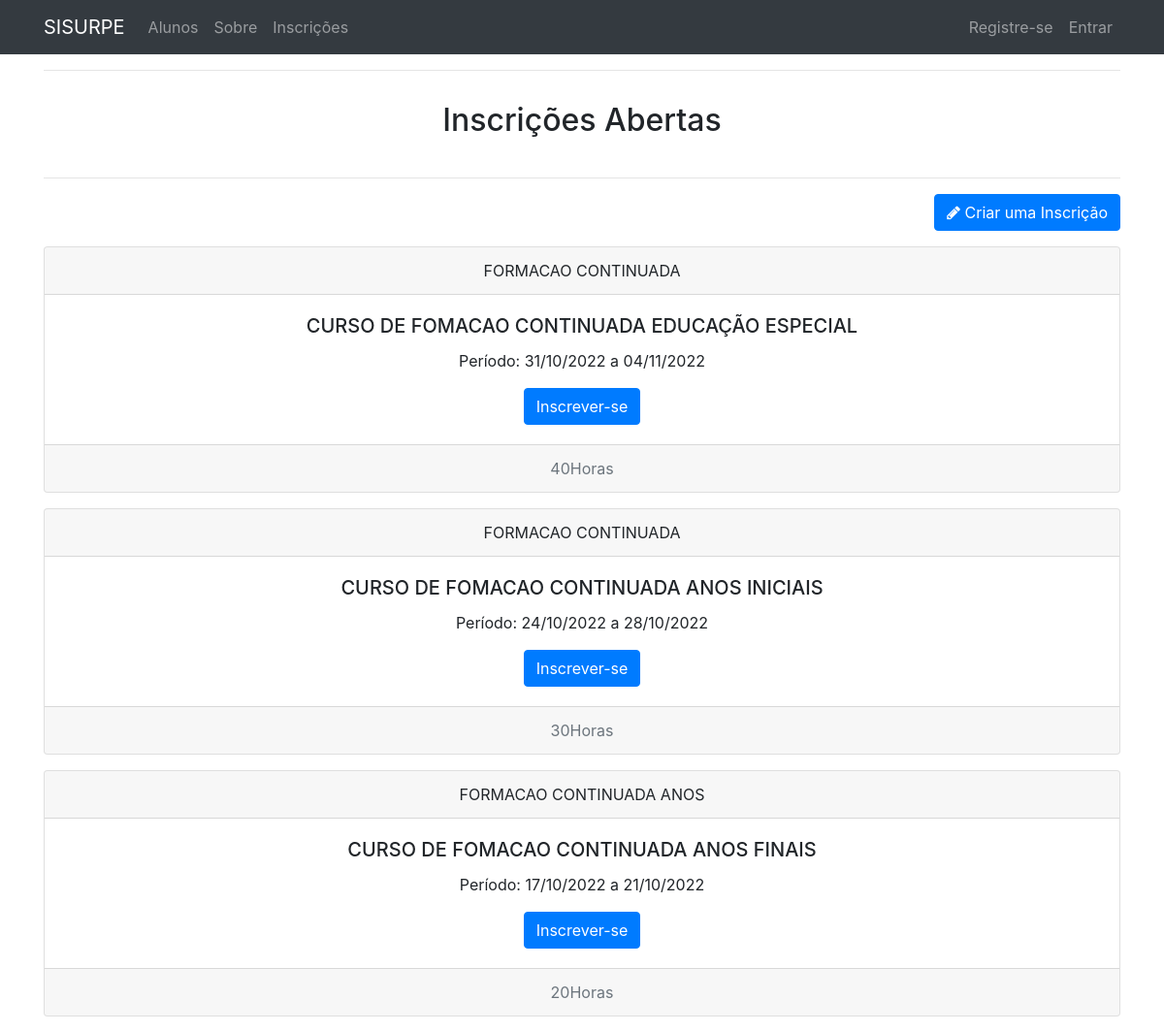
Screenshot of /inscricoes/index with the database file from the repository.
### tables this page shows
CREATE TABLE `inscricoes` (
  `id` int(11) NOT NULL,
  `nome_curso` varchar(255) NOT NULL,
  `descricao` varchar(255) NOT NULL,
  `carga_horaria` int(11) NOT NULL,
  `data_inicio` date DEFAULT NULL,
  `data_termino` date DEFAULT NULL,
  `numero_certificado` int(11) DEFAULT NULL,
  `livro` varchar(255) DEFAULT NULL,
  `folha` varchar(255) DEFAULT NULL,
  `fase` char(2) NOT NULL DEFAULT 'A'
);

### app/controllers/Inscricoes.php (called while the page is built, shortened)
<?php
    class Inscricoes extends Controller{
         public function __construct(){
          $this->inscricaoModel = $this->model('Inscricoe');
          $this->inscritoModel = $this->model('Inscrito');
        }
        public function index(){
                $data = [
                'title' => 'Inscrições Abertas',
                'description'=> 'Inscrições Abertas',
                'inscricoes' => $this->inscricaoModel->getInscricoesAberto()
            ];
            $this->view('inscricoes/index', $data);
        }
}

### app/libraries/Core.php (called while the page is built, shortened)
<?php
 Class Core {
     protected $currentMethod = 'index';
     public function __construct(){
         $url = $this->getUrl();
         if(file_exists('../app/controllers/' . ucwords($url[0]). '.php')){
            unset($url[0]);
         }
         $this->currentController = new $this->currentController;
         if(isset($url[1])){
           if(method_exists($this->currentController, $url[1])){
             $this->currentMethod = $url[1];
             unset($url[1]);
           }
         }
         $this->params = $url ? array_values($url) :[];
         call_user_func_array([$this->currentController, $this->currentMethod], $this->params);
     }
     public function getUrl(){
        if(isset($_GET['url'])){
          $url = rtrim($_GET['url'], '/');
          $url = filter_var($url, FILTER_SANITIZE_URL);
          $url = explode('/', $url);
          return $url;
        }
     }
 }

### public/index.php (called while the page is built, shortened)
<?php
     $init = new Core;

### app/libraries/Database.php (called while the page is built, shortened)
<?php
 class Database {
    protected $user = DB_USER;
    protected $pass = DB_PASS;
    protected $dbh;
    protected $stmt;
    public function __construct() {
        $options = array(
            PDO::ATTR_PERSISTENT => true,
            PDO::ATTR_ERRMODE => PDO::ERRMODE_EXCEPTION
        );
        try{
            $this->dbh = new PDO($this->$dsn, $this->user, $this->pass, $options);
            $this->dbh->exec('SET NAMES "utf8"');
        } catch(PDOException $e){
            $this->error = $e->getMessage();
            echo $this->error;
        }
    }
    public function query($sql) {
        $this->stmt = $this->dbh->prepare($sql);
    }
     public function bind($param, $value, $type = null) {
        if(is_null($type)){
            switch(true){
                case is_int($value):
                    $type = PDO::PARAM_INT;
                    break;
                case is_null($value):
                    $type = PDO::PARAM_NULL;
                    break;
            }
        }
        $this->stmt->bindValue($param, $value, $type);
    }
    public function execute(){
        if($this->stmt->execute()){
            return true;
        } else {
            return false;
        }
    }
    public function resultSet(){
        $this->execute();
        return $this->stmt->fetchAll(PDO::FETCH_OBJ);
    }
    public function single(){
        $this->execute();
        return $this->stmt->fetch(PDO::FETCH_OBJ);
    }
    public function rowCount(){
        return $this->stmt->rowCount();
    }
}

### app/models/Inscricoe.php (called while the page is built, shortened)
<?php
  class Inscricoe {
    private $db;
    public function __construct(){
        $this->db = new Database;
    }
    public function getInscricoesAberto(){
      $this->db->query("SELECT * FROM inscricoes WHERE fase = 'A' ORDER BY data_inicio DESC");
      $result = $this->db->resultSet();
      if($this->db->rowCount() > 0){
          return $result;
      } else {
          return false;
      }
  }
}

### app/helpers/functions.php (called while the page is built, shortened)
<?php
function formatadata($data){
  $result = date('d/m/Y', strtotime($data));
  return $result;
}
?>

### app/models/Inscrito.php (called while the page is built, shortened)
<?php
  class Inscrito {
    private $db;
    public function __construct(){
        $this->db = new Database;
    }
    public function estaInscrito($inscricoes_id,$user_id){
      $this->db->query('
                        SELECT
                          *
                        FROM
                          inscritos
                        WHERE
                          inscricoes_id = :inscricoes_id
                        AND
                          user_id = :user_id
                      ');
        $this->db->bind(':inscricoes_id',$inscricoes_id);
        $this->db->bind(':user_id',$user_id);
       $row = $this->db->single();
        if($this->db->rowCount() > 0){
            return true;
        } else {
            return false;
        }
    }
  }

### app/views/inscricoes/index.php (the view, shortened to what this page needs)
<?php require APPROOT . '/views/inc/header.php'; ?>
<hr>
<div class="p-3 text-center">
  <h2><?php echo $data['title'];?></h2>
</div>
<hr>
<div class="row mb-3">
    <div class="col-md-12">
        <a href="<?php echo URLROOT; ?>/inscricoes/add" class="btn btn-primary pull-right">
            <i class="fa fa-pencil"></i> Criar uma Inscrição
        </a>
    </div>
</div>
<?php foreach ($data['inscricoes'] as $registro): ?>
<div class="card text-center mb-3">
    <div class="card-header">
      <?php echo($registro->nome_curso);?>
    </div>
    <div class="card-body">
      <h5 class="card-title"><?php echo($registro->descricao);?></h5>
      <p class="card-text"><?php echo('Período: ' . formatadata($registro->data_inicio) . ' a '. formatadata($registro->data_termino));?></p>
      <?php if(!$this->inscritoModel->estaInscrito($registro->id,$_SESSION[DB_NAME . '_user_id'])) : ?>
          <a href="<?php echo URLROOT; ?>/inscricoes/gravar/<?php echo $registro->id?>" class="btn btn-primary">Inscrever-se</a>
      <?php else: ?>
      <a href="<?php echo URLROOT; ?>/inscricoes/cancelar/<?php echo $registro->id?>" class="btn btn-warning">Cancelar Inscrição</a>
      <?php endif; ?>
    </div>
    <div class="card-footer text-muted">
      <?php echo($registro->carga_horaria);?>Horas
    </div>
  </div>
<?php endforeach; ?>
<?php require APPROOT . '/views/inc/footer.php'; ?>

### app/libraries/Controller.php (shortened to what this page needs)
<?php
 class Controller{
     public function model($model){
        return new $model();
     }
     public function view($view, $data = []){
        if(file_exists('../app/views/' . $view . '.php')){
           require_once '../app/views/' . $view . '.php';
        } else {
            die('View não existe');
        }
     }
 }

### app/views/inc/header.php (shortened to what this page needs)
<!DOCTYPE html>
<html lang="en">
<head>
   <link rel="stylesheet" href="<?php echo URLROOT; ?>/css/bootstrap.min.css">
   <link href="https://stackpath.bootstrapcdn.com/font-awesome/4.7.0/css/font-awesome.min.css" rel="stylesheet">
   <link rel="stylesheet" href="<?php echo URLROOT; ?>/css/style.css">
</head>
<body>
<?php include APPROOT . '/views/inc/navbar.php'; ?>
  <div class="container">

### app/views/inc/navbar.php (shortened to what this page needs)
<nav class="navbar navbar-expand-lg navbar-dark bg-dark md-3" style="margin-bottom:10px;">
  <div class="container">
      <a class="navbar-brand" href="<?php echo URLROOT; ?>"><?php echo SITENAME; ?></a>
      <div class="collapse navbar-collapse" id="navbarsExampleDefault">
        <ul class="navbar-nav mr-auto">
            <li class="nav-item">
              <a class="nav-link" href="<?php echo URLROOT; ?>/datausers/show">Alunos</a>
            </li>
            <li class="nav-item">
                <a class="nav-link" href="<?php echo URLROOT; ?>/pages/about">Sobre</a>
            </li>
            <li class="nav-item">
                <a class="nav-link" href="<?php echo URLROOT; ?>/inscricoes/index">Inscrições</a>
            </li>
        </ul>
        <ul class="navbar-nav ml-auto">
          <?php if(isset($_SESSION[DB_NAME . '_user_id'])) : ?>
            <li class="nav-item dropdown">
                <a class="nav-link dropdown-toggle" href="#" id="navbarDropdownPortfolio" data-toggle="dropdown" aria-haspopup="true" aria-expanded="false">
                Bem vindo <?php echo $_SESSION[DB_NAME . '_user_name']; ?>
                </a>
                <div class="dropdown-menu dropdown-menu-right" aria-labelledby="navbarDropdownPortfolio">
                  <a class="dropdown-item" href="<?php echo URLROOT; ?>/users/alterasenha">Alterar a Senha</a>
                </div>
            </li>
            <li class="nav-item">
              <a class="nav-link" href="<?php echo URLROOT; ?>/users/logout">Sair</a>
            </li>
          <?php else : ?>
            <li class="nav-item">
              <a class="nav-link" href="<?php echo URLROOT; ?>/users/register">Registre-se</a>
            </li>
            <li class="nav-item">
              <a class="nav-link" href="<?php echo URLROOT; ?>/users/login">Entrar</a>
            </li>
          <?php endif; ?>
        </ul>
      </div>
  </div>
</nav>

### app/views/inc/footer.php
    </div>
</body>
</html>

### rows the page displays
inscricoes: nome_curso "FORMACAO CONTINUADA", descricao "CURSO DE FOMACAO CONTINUADA EDUCAÇÃO ESPECIAL", data_inicio "31/10/2022", data_termino "04/11/2022", carga_horaria "40"
inscricoes: nome_curso "FORMACAO CONTINUADA", descricao "CURSO DE FOMACAO CONTINUADA ANOS INICIAIS", data_inicio "24/10/2022", data_termino "28/10/2022", carga_horaria "30"
inscricoes: nome_curso "FORMACAO CONTINUADA ANOS", descricao "CURSO DE FOMACAO CONTINUADA ANOS FINAIS", data_inicio "17/10/2022", data_termino "21/10/2022", carga_horaria "20"

### other values shown
SITENAME "SISURPE"
$data['title'] "Inscrições Abertas"
